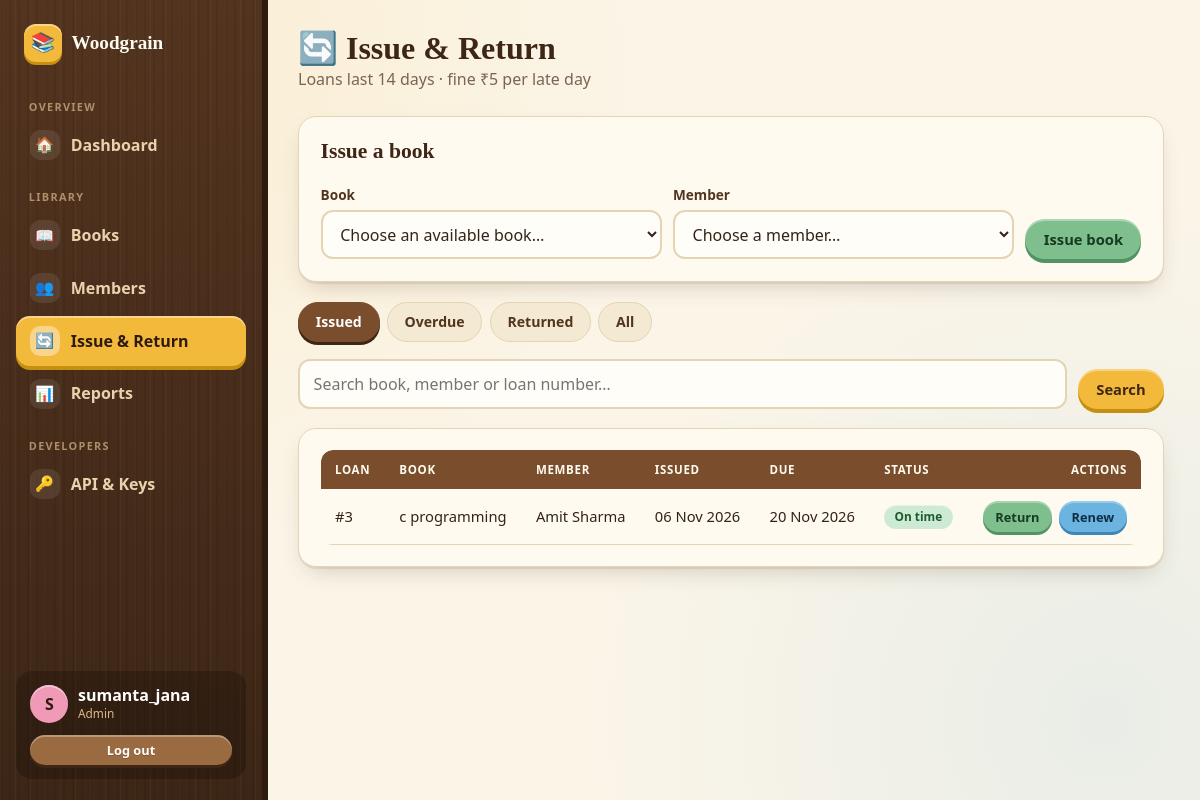
The app's page /admin/loans (signed in) with its own data.
### tables this page shows
CREATE TABLE users (
                user_id       INTEGER PRIMARY KEY AUTOINCREMENT,
                username      TEXT NOT NULL UNIQUE,
                password_hash TEXT NOT NULL,
                role          TEXT NOT NULL
                              CHECK (role IN ('Admin', 'Member')),
                member_id     INTEGER,
                created_at    TEXT NOT NULL,
                FOREIGN KEY (member_id)
                    REFERENCES members(member_id)
            );

CREATE TABLE loans (
                loan_id     INTEGER PRIMARY KEY AUTOINCREMENT,
                book_id     INTEGER NOT NULL,
                member_id   INTEGER NOT NULL,
                issue_date  TEXT NOT NULL,
                due_date    TEXT NOT NULL,
                return_date TEXT,
                fine_amount REAL DEFAULT 0,
                status      TEXT NOT NULL, renewals INTEGER NOT NULL DEFAULT 0,
                FOREIGN KEY (book_id)   REFERENCES books(book_id),
                FOREIGN KEY (member_id) REFERENCES members(member_id)
            );

### app.py (the view)
@app.route("/admin/loans")
@admin_required
def manage_loans():
    status = request.args.get("status", "active")
    if status not in ("active", "overdue", "returned", "all"):
        status = "active"
    result = webdata.list_loans(status, request.args.get("q", "").strip(),
                                page=page_number(), per_page=12)
    return render_template(
        "admin/loans.html", result=result, status=status, args=request.args,
        book_options=webdata.available_rows(),
        member_options=webdata.query(
            "SELECT member_id, name FROM members ORDER BY name COLLATE NOCASE"))

### app.py (called while the page is built)
def csrf_token():
    if "_csrf" not in session:
        session["_csrf"] = secrets.token_hex(16)
    return session["_csrf"]

@app.before_request
def check_csrf():
    if request.method in ("POST", "PUT", "PATCH", "DELETE") \
            and not request.path.startswith("/api/"):
        sent = request.form.get("csrf_token") or request.headers.get("X-CSRFToken", "")
        expected = session.get("_csrf", "")
        if not expected or not hmac.compare_digest(sent, expected):
            abort(400, description="csrf")

@app.before_request
def load_logged_in_user():
    g.user = None
    user_id = session.get("user_id")
    if user_id is not None:
        g.user = authentication.get_user_by_id(user_id)
        if g.user is None:
            session.clear()

@app.context_processor
def inject_globals():
    return {
        "current_user": g.get("user"),
        "LOAN_DAYS": webdata.LOAN_DAYS,
        "FINE_PER_DAY": webdata.FINE_PER_DAY,
        "MAX_RENEWALS": webdata.MAX_RENEWALS,
        "RENEW_DAYS": webdata.RENEW_DAYS,
        "today": webdata.today_text(),
    }

@app.template_filter("nice_date")
def nice_date_filter(value):
    from datetime import datetime
    try:
        return datetime.strptime(value, "%Y-%m-%d").strftime("%d %b %Y")
    except (TypeError, ValueError):
        return value or "—"

@app.after_request
def add_security_headers(response):
    response.headers["X-Content-Type-Options"] = "nosniff"
    response.headers["X-Frame-Options"] = "DENY"
    response.headers["Referrer-Policy"] = "same-origin"
    if not request.path.startswith("/static/"):
        response.headers["Cache-Control"] = "no-store"
    return response

def role_required(role):
    def decorator(view):
        @wraps(view)
        def wrapped(*args, **kwargs):
            if g.user is None:
                flash("Please log in first.", "warning")
                return redirect(url_for("login", next=request.path))
            if g.user["role"] != role:
                abort(403)
            return view(*args, **kwargs)
        return wrapped
    return decorator

def page_number():
    try:
        return max(1, int(request.args.get("page", 1)))
    except ValueError:
        return 1

### database.py (called while the page is built)
def close_connection(connection):
    if connection is not None:
        connection.close()

### webdata.py (called while the page is built)
def today_text():
    return date.today().strftime("%Y-%m-%d")

def paginate(total, page, per_page):
    pages = max(1, math.ceil(total / per_page))
    page = min(max(1, page), pages)
    return page, pages

### templates/admin/loans.html (shortened to what this page needs)
{% extends "shell.html" %}
{% from "partials/_macros.html" import csrf, loan_status, pager, empty %}
{% block content %}
<div class="page-head"><div><h1>🔄 Issue &amp; Return</h1><p>Loans last {{ LOAN_DAYS }} days · fine ₹{{ FINE_PER_DAY }} per late day</p></div></div>
<form class="card mb" method="post" action="{{ url_for('issue_loan') }}">{{ csrf() }}
  <h2 class="mb">Issue a book</h2>
  <div class="filters" style="margin:0">
    <div class="grow"><label for="book_id">Book</label><select id="book_id" name="book_id" required style="width:100%"><option value="">Choose an available book…</option></select></div>
    <div class="grow"><label for="member_id">Member</label><select id="member_id" name="member_id" required style="width:100%"><option value="">Choose a member…</option></select></div>
    <button class="btn btn-green" type="submit">Issue book</button>
  </div>
</form>
<div class="tabs">{% for key, label in [('active','Issued'),('overdue','Overdue'),('returned','Returned'),('all','All')] %}<a class="tab {{ 'active' if status == key }}" href="{{ url_for('manage_loans', status=key) }}">{{ label }}</a>{% endfor %}</div>
<form class="filters" method="get"><input type="hidden" name="status" value="{{ status }}"><div class="grow"><input type="search" name="q" value="{{ args.get('q','') }}" placeholder="Search book, member or loan number…"></div><button class="btn btn-yellow" type="submit">Search</button></form>
<div class="card">{% if result["items"] %}
<div class="table-wrap"><table><thead><tr><th>Loan</th><th>Book</th><th>Member</th><th>Issued</th><th>Due</th><th>Status</th><th class="right">Actions</th></tr></thead><tbody>
{% for l in result["items"] %}<tr class="{{ 'row-overdue' if l.is_overdue }}">
  <td>#{{ l.loan_id }}</td><td class="title">{{ l.title }}</td><td>{{ l.member_name }}</td>
  <td class="nowrap">{{ l.issue_date|nice_date }}</td><td class="nowrap">{{ l.due_date|nice_date }}{% if l.renewals %} <span class="badge purple" title="Renewed">↻{{ l.renewals }}</span>{% endif %}</td>
  <td>{{ loan_status(l) }}{% if l.current_fine %} <span class="badge red">{{ l.current_fine|inr }}</span>{% endif %}</td>
  <td><div class="actions" style="justify-content:flex-end">{% if l.is_active %}
    <form method="post" action="{{ url_for('return_loan', loan_id=l.loan_id) }}">{{ csrf() }}<button class="btn btn-green btn-sm" type="submit">Return</button></form>
    {% if l.can_renew %}<form method="post" action="{{ url_for('renew_loan_admin', loan_id=l.loan_id) }}">{{ csrf() }}<button class="btn btn-blue btn-sm" type="submit">Renew</button></form>{% endif %}
  {% else %}<span class="muted small">Returned {{ l.return_date|nice_date }}</span>{% endif %}</div></td>
</tr>{% endfor %}</tbody></table></div>{{ pager(result, 'manage_loans', args) }}
{% else %}{{ empty('📭', 'No loans in this view.') }}{% endif %}</div>
{% endblock %}

### templates/shell.html (shortened to what this page needs)
{% extends "base.html" %}
{% set admin = current_user.role == 'Admin' %}
{% macro link(endpoint, icon, label, match=None) %}
  {% set on = request.endpoint in (match or [endpoint]) %}
  <a class="side-link {{ 'active' if on }}" href="{{ url_for(endpoint) }}"><span class="i">{{ icon }}</span>{{ label }}</a>
{% endmacro %}
{% block body %}
<div class="shell" id="shell">
  <aside class="sidebar wood">
    <a href="{{ url_for('index') }}" class="brand"><span class="logo">📚</span> Woodgrain</a>
    {% if admin %}
      <div class="side-label">Overview</div>
      {{ link('admin_dashboard', '🏠', 'Dashboard') }}
      <div class="side-label">Library</div>
      {{ link('manage_books', '📖', 'Books', ['manage_books','add_book','edit_book']) }}
      {{ link('manage_members', '👥', 'Members', ['manage_members','add_member','edit_member','member_detail']) }}
      {{ link('manage_loans', '🔄', 'Issue & Return') }}
      {{ link('reports_page', '📊', 'Reports') }}
      <div class="side-label">Developers</div>
      {{ link('api_page', '🔑', 'API & Keys') }}
    {% else %}
      <div class="side-label">My library</div>
      {{ link('member_dashboard', '🏠', 'My Dashboard') }}
      {{ link('catalog', '📖', 'Browse Books', ['catalog','book_detail']) }}
      {{ link('member_profile', '👤', 'My Profile') }}
    {% endif %}
    <div class="side-user">
      <div class="who"><div class="avatar">{{ current_user.username[:1]|upper }}</div>
        <div><div class="nm">{{ current_user.username }}</div><div class="rl">{{ current_user.role }}</div></div></div>
      <form method="post" action="{{ url_for('logout') }}"><input type="hidden" name="csrf_token" value="{{ csrf_token() }}"><button class="btn btn-wood btn-sm btn-block" type="submit">Log out</button></form>
    </div>
  </aside>
  <main class="content">
    {% block content %}{% endblock %}
  </main>
</div>
{% endblock %}

### templates/partials/_macros.html (shortened to what this page needs)
{% macro loan_status(loan) %}
  {% if not loan.is_active %}<span class="badge blue">Returned</span>
  {% elif loan.is_overdue %}<span class="badge red">{{ loan.overdue_days }}d overdue</span>
  {% elif loan.days_left is not none and loan.days_left <= 3 %}<span class="badge yellow">Due in {{ loan.days_left }}d</span>
  {% else %}<span class="badge green">On time</span>{% endif %}
{% endmacro %}

### records on screen
users: username "S", username "sumanta_jana", role "Admin"
loans: loan_id "3", title "c programming", member_name "Amit Sharma", issue_date|nice_date "06 Nov 2026", due_date|nice_date "20 Nov 2026"

### other values on screen
{{ icon }} "🏠 📖 👥 🔄 📊 🔑"
{{ label }} "Dashboard Books Members Issue & Return Reports API & Keys"
{{ LOAN_DAYS }} "14"
{{ FINE_PER_DAY }} "5"
{{ label }} "Issued" "Overdue" "Returned" "All"
